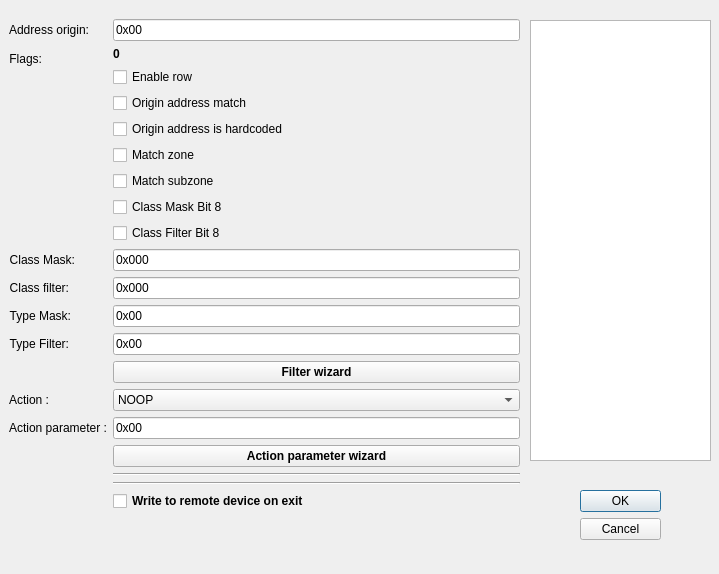
<?xml version="1.0" encoding="UTF-8"?>
<ui version="4.0">
 <class>CDlgEditDm</class>
 <widget class="QDialog" name="CDlgEditDm">
  <property name="geometry">
   <rect>
    <x>0</x>
    <y>0</y>
    <width>719</width>
    <height>574</height>
   </rect>
  </property>
  <property name="windowTitle">
   <string>Edit decision matrix row</string>
  </property>
  <property name="windowOpacity">
   <double>-2.000000000000000</double>
  </property>
  <widget class="QDialogButtonBox" name="buttonBox">
   <property name="geometry">
    <rect>
     <x>580</x>
     <y>490</y>
     <width>81</width>
     <height>61</height>
    </rect>
   </property>
   <property name="orientation">
    <enum>Qt::Vertical</enum>
   </property>
   <property name="standardButtons">
    <set>QDialogButtonBox::Cancel|QDialogButtonBox::Ok</set>
   </property>
  </widget>
  <widget class="QWidget" name="formLayoutWidget">
   <property name="geometry">
    <rect>
     <x>9</x>
     <y>19</y>
     <width>511</width>
     <height>550</height>
    </rect>
   </property>
   <layout class="QFormLayout" name="formLayout">
    <item row="0" column="0">
     <widget class="QLabel" name="label">
      <property name="font">
       <font>
        <weight>50</weight>
        <bold>false</bold>
       </font>
      </property>
      <property name="text">
       <string>Address origin:</string>
      </property>
      <property name="alignment">
       <set>Qt::AlignRight|Qt::AlignTrailing|Qt::AlignVCenter</set>
      </property>
     </widget>
    </item>
    <item row="0" column="1">
     <widget class="QLineEdit" name="editAddressOrigin">
      <property name="text">
       <string>0x00</string>
      </property>
     </widget>
    </item>
    <item row="1" column="0">
     <widget class="QLabel" name="label_2">
      <property name="text">
       <string>Flags:</string>
      </property>
      <property name="alignment">
       <set>Qt::AlignRight|Qt::AlignTrailing|Qt::AlignVCenter</set>
      </property>
     </widget>
    </item>
    <item row="1" column="1">
     <layout class="QGridLayout" name="gridLayout">
      <item row="1" column="0">
       <widget class="QCheckBox" name="chkEnableRow">
        <property name="text">
         <string>Enable row</string>
        </property>
       </widget>
      </item>
      <item row="0" column="0">
       <widget class="QLabel" name="labelFlags">
        <property name="font">
         <font>
          <weight>75</weight>
          <bold>true</bold>
         </font>
        </property>
        <property name="text">
         <string>0</string>
        </property>
        <property name="alignment">
         <set>Qt::AlignLeading|Qt::AlignLeft|Qt::AlignVCenter</set>
        </property>
       </widget>
      </item>
      <item row="3" column="0">
       <widget class="QCheckBox" name="chkOriginHardcoded">
        <property name="text">
         <string>Origin address is hardcoded</string>
        </property>
       </widget>
      </item>
      <item row="5" column="0">
       <widget class="QCheckBox" name="chkMatchSubzone">
        <property name="text">
         <string>Match subzone</string>
        </property>
       </widget>
      </item>
      <item row="2" column="0">
       <widget class="QCheckBox" name="chkOriginAddressMatch">
        <property name="text">
         <string>Origin address match</string>
        </property>
       </widget>
      </item>
      <item row="6" column="0">
       <widget class="QCheckBox" name="chkClassMaskBit8">
        <property name="text">
         <string>Class Mask Bit 8</string>
        </property>
       </widget>
      </item>
      <item row="4" column="0">
       <widget class="QCheckBox" name="chkMatchZone">
        <property name="text">
         <string>Match zone</string>
        </property>
       </widget>
      </item>
      <item row="7" column="0">
       <widget class="QCheckBox" name="chkClassFilterBit8">
        <property name="text">
         <string>Class Filter Bit 8</string>
        </property>
       </widget>
      </item>
     </layout>
    </item>
    <item row="2" column="0">
     <widget class="QLabel" name="label_4">
      <property name="text">
       <string>Class Mask:</string>
      </property>
      <property name="alignment">
       <set>Qt::AlignRight|Qt::AlignTrailing|Qt::AlignVCenter</set>
      </property>
     </widget>
    </item>
    <item row="2" column="1">
     <widget class="QLineEdit" name="editClassMask">
      <property name="text">
       <string>0x000</string>
      </property>
     </widget>
    </item>
    <item row="3" column="0">
     <widget class="QLabel" name="label_3">
      <property name="text">
       <string>Class filter:</string>
      </property>
      <property name="alignment">
       <set>Qt::AlignRight|Qt::AlignTrailing|Qt::AlignVCenter</set>
      </property>
     </widget>
    </item>
    <item row="3" column="1">
     <widget class="QLineEdit" name="editClassFilter">
      <property name="text">
       <string>0x000</string>
      </property>
     </widget>
    </item>
    <item row="4" column="0">
     <widget class="QLabel" name="label_5">
      <property name="text">
       <string>Type Mask:</string>
      </property>
      <property name="alignment">
       <set>Qt::AlignRight|Qt::AlignTrailing|Qt::AlignVCenter</set>
      </property>
     </widget>
    </item>
    <item row="4" column="1">
     <widget class="QLineEdit" name="editTypeMask">
      <property name="text">
       <string>0x00</string>
      </property>
     </widget>
    </item>
    <item row="5" column="0">
     <widget class="QLabel" name="label_6">
      <property name="text">
       <string>Type Filter:</string>
      </property>
      <property name="alignment">
       <set>Qt::AlignRight|Qt::AlignTrailing|Qt::AlignVCenter</set>
      </property>
     </widget>
    </item>
    <item row="5" column="1">
     <widget class="QLineEdit" name="editTypeFilter">
      <property name="text">
       <string>0x00</string>
      </property>
     </widget>
    </item>
    <item row="7" column="0">
     <widget class="QLabel" name="label_7">
      <property name="text">
       <string>Action :</string>
      </property>
      <property name="alignment">
       <set>Qt::AlignRight|Qt::AlignTrailing|Qt::AlignVCenter</set>
      </property>
     </widget>
    </item>
    <item row="7" column="1">
     <widget class="QComboBox" name="comboAction">
      <item>
       <property name="text">
        <string>NOOP</string>
       </property>
      </item>
     </widget>
    </item>
    <item row="8" column="0">
     <widget class="QLabel" name="label_8">
      <property name="text">
       <string>Action parameter :</string>
      </property>
      <property name="alignment">
       <set>Qt::AlignRight|Qt::AlignTrailing|Qt::AlignVCenter</set>
      </property>
     </widget>
    </item>
    <item row="8" column="1">
     <widget class="QLineEdit" name="editActionParameter">
      <property name="text">
       <string>0x00</string>
      </property>
     </widget>
    </item>
    <item row="9" column="1">
     <widget class="QPushButton" name="btnActionParameterWizard">
      <property name="font">
       <font>
        <weight>75</weight>
        <bold>true</bold>
       </font>
      </property>
      <property name="text">
       <string>Action parameter wizard</string>
      </property>
     </widget>
    </item>
    <item row="12" column="1">
     <widget class="QCheckBox" name="chkSaveNow">
      <property name="font">
       <font>
        <weight>75</weight>
        <bold>true</bold>
       </font>
      </property>
      <property name="text">
       <string>Write to remote device on exit</string>
      </property>
     </widget>
    </item>
    <item row="6" column="1">
     <widget class="QPushButton" name="btnFilterWizard">
      <property name="font">
       <font>
        <weight>75</weight>
        <bold>true</bold>
       </font>
      </property>
      <property name="text">
       <string>Filter wizard</string>
      </property>
     </widget>
    </item>
    <item row="10" column="1">
     <widget class="Line" name="line">
      <property name="orientation">
       <enum>Qt::Horizontal</enum>
      </property>
     </widget>
    </item>
    <item row="11" column="1">
     <widget class="Line" name="line_2">
      <property name="orientation">
       <enum>Qt::Horizontal</enum>
      </property>
     </widget>
    </item>
   </layout>
  </widget>
  <widget class="QWidget" name="verticalLayoutWidget">
   <property name="geometry">
    <rect>
     <x>530</x>
     <y>20</y>
     <width>181</width>
     <height>441</height>
    </rect>
   </property>
   <layout class="QVBoxLayout" name="verticalLayout">
    <item>
     <widget class="QTextBrowser" name="infoArea">
      <property name="html">
       <string>&lt;!DOCTYPE HTML PUBLIC &quot;-//W3C//DTD HTML 4.0//EN&quot; &quot;http://www.w3.org/TR/REC-html40/strict.dtd&quot;&gt;
&lt;html&gt;&lt;head&gt;&lt;meta name=&quot;qrichtext&quot; content=&quot;1&quot; /&gt;&lt;style type=&quot;text/css&quot;&gt;
p, li { white-space: pre-wrap; }
&lt;/style&gt;&lt;/head&gt;&lt;body style=&quot; font-family:'Ubuntu'; font-size:11pt; font-weight:400; font-style:normal;&quot;&gt;
&lt;h1 style=&quot;-qt-paragraph-type:empty; margin-top:18px; margin-bottom:12px; margin-left:0px; margin-right:0px; -qt-block-indent:0; text-indent:0px; font-size:xx-large; font-weight:600;&quot;&gt;&lt;br /&gt;&lt;/h1&gt;&lt;/body&gt;&lt;/html&gt;</string>
      </property>
     </widget>
    </item>
   </layout>
  </widget>
 </widget>
 <tabstops>
  <tabstop>chkEnableRow</tabstop>
  <tabstop>chkOriginAddressMatch</tabstop>
  <tabstop>chkOriginHardcoded</tabstop>
  <tabstop>chkMatchZone</tabstop>
  <tabstop>chkMatchSubzone</tabstop>
  <tabstop>comboAction</tabstop>
  <tabstop>btnActionParameterWizard</tabstop>
 </tabstops>
 <resources/>
 <connections>
  <connection>
   <sender>buttonBox</sender>
   <signal>accepted()</signal>
   <receiver>CDlgEditDm</receiver>
   <slot>accept()</slot>
   <hints>
    <hint type="sourcelabel">
     <x>410</x>
     <y>254</y>
    </hint>
    <hint type="destinationlabel">
     <x>157</x>
     <y>274</y>
    </hint>
   </hints>
  </connection>
  <connection>
   <sender>buttonBox</sender>
   <signal>rejected()</signal>
   <receiver>CDlgEditDm</receiver>
   <slot>reject()</slot>
   <hints>
    <hint type="sourcelabel">
     <x>436</x>
     <y>260</y>
    </hint>
    <hint type="destinationlabel">
     <x>286</x>
     <y>274</y>
    </hint>
   </hints>
  </connection>
 </connections>
</ui>
